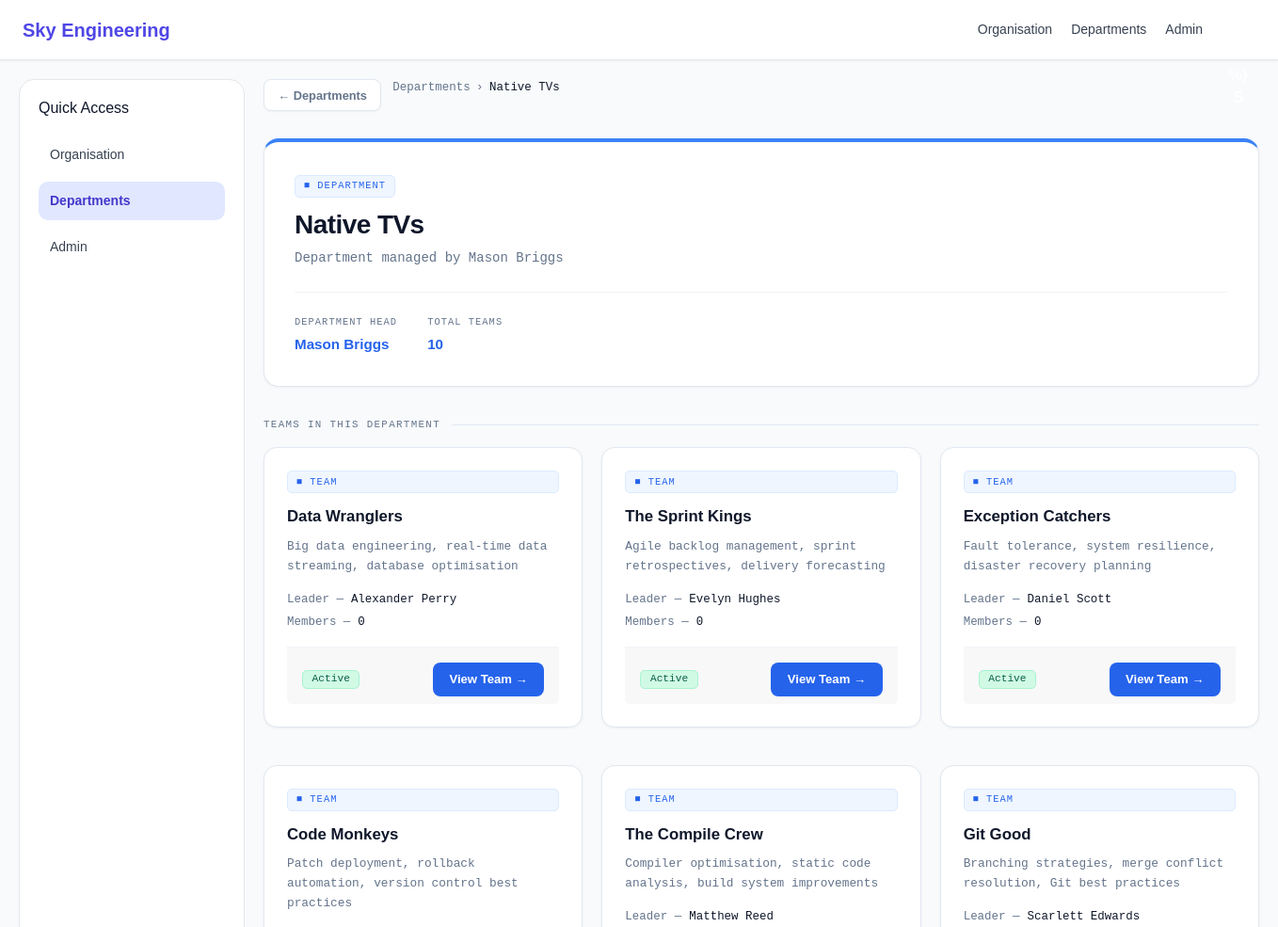
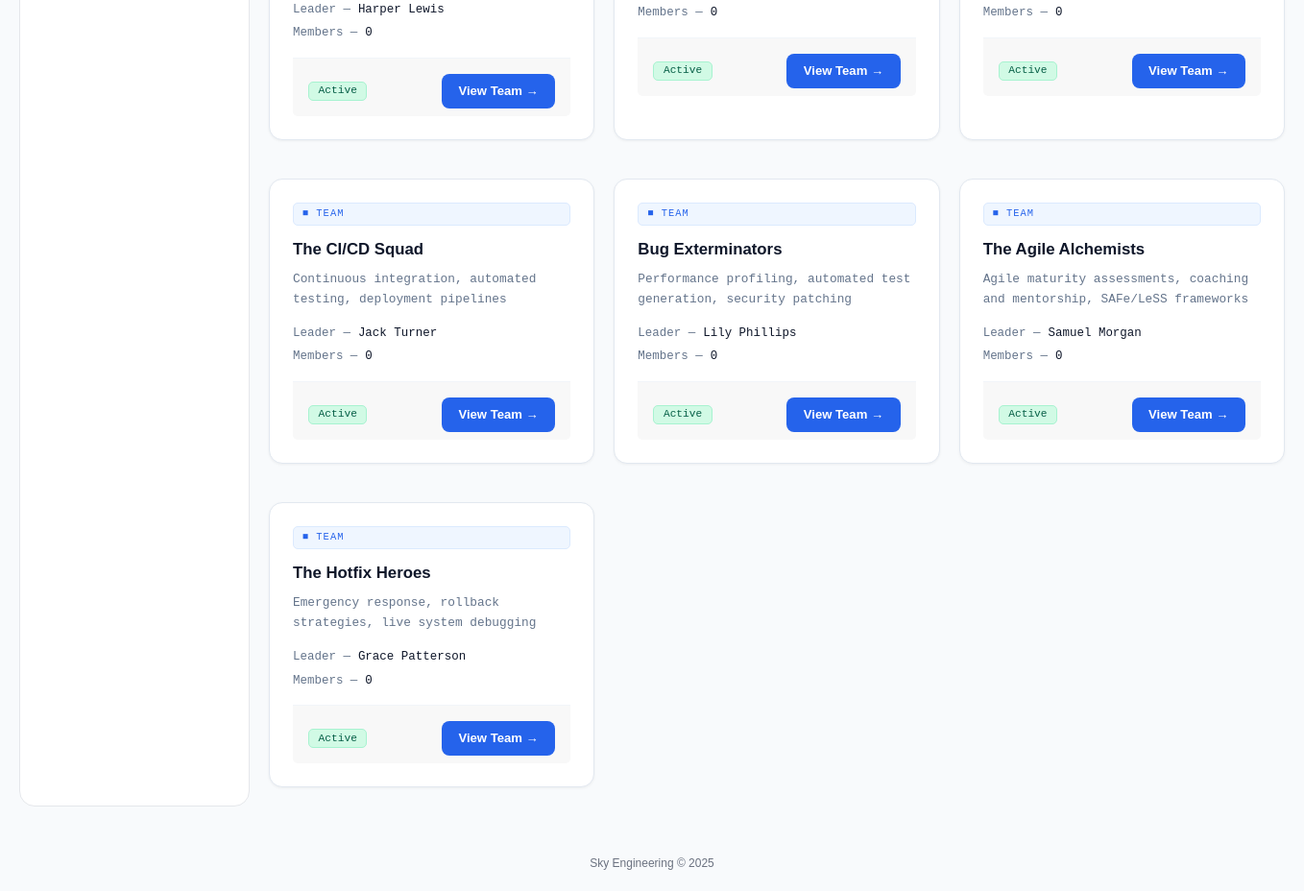
The app's page /departments/2/ (signed in) with its own data (2 pictures, top to bottom).
### sky/models.py (models this page shows, shortened)
class Department(models.Model):
    department_name = models.CharField(max_length=200, unique=True, default='Unknown')
    department_description = models.TextField(blank=True, default='')
    department_head = models.ForeignKey(
        User,
        on_delete=models.SET_NULL,
        null=True,
        blank=True,
        related_name='headed_departments'
    )

class Team(models.Model):
    department = models.ForeignKey(
        Department,
        on_delete=models.CASCADE,
        related_name='teams',
        null=True,
        blank=True
    )
    team_leader = models.ForeignKey(
        User,
        on_delete=models.SET_NULL,
        null=True,
        blank=True,
        related_name='led_teams'
    )
    team_name = models.CharField(max_length=200, default='Unknown')
    mission = models.TextField(blank=True, default='')
    description = models.TextField(blank=True, default='')
    skills = models.ManyToManyField(
        Skill,
        blank=True,
        related_name='teams'
    )
    is_active = models.BooleanField(default=True)
    created_at = models.DateTimeField(auto_now_add=True, null=True)

### sky/views.py (the view)
# urls.py: path('departments/<int:department_id>/', views.department_detail, name='department_detail'),
@login_required
def department_detail(request, department_id):
    department = get_object_or_404(Department, pk=department_id)
    teams = department.teams.prefetch_related(
        'members__user',
        'outgoing_dependencies__target_team',
        'incoming_dependencies__source_team',
        'contact_channels',
        'repositories'
    ).all()
    return render(request, 'sky/department_detail.html', {
        'department': department,
        'teams': teams,
    })

### sky/templates/sky/department_detail.html (shortened to what this page needs)
{% extends "sky/base.html" %}
{% block nav_dept %}active{% endblock %}
{% block content %}
<div class="back-bar">
    <a href="/departments/" class="back-btn">&larr; Departments</a>
    <div class="breadcrumb">
        <a href="/departments/">Departments</a>
        &rsaquo;
        <span>{{ department.department_name }}</span>
    </div>
</div>
<div class="detail-header">
    <div class="card-tag">&#9632; Department</div>
    <h1>{{ department.department_name }}</h1>
    <p>{{ department.department_description }}</p>
    <div class="detail-meta">
        <div class="detail-meta-item">
            <span class="label">Department Head</span>
            <span class="value">{{ department.department_head.get_full_name|default:"Not assigned" }}</span>
        </div>
        <div class="detail-meta-item">
            <span class="label">Total Teams</span>
            <span class="value">{{ teams|length }}</span>
        </div>
    </div>
</div>
<div class="section-title">Teams in this department</div>
<div class="cards-grid">
    {% for team in teams %}
    <div class="card">
        <div class="card-tag">&#9632; Team</div>
        <div class="card-title">{{ team.team_name }}</div>
        <div class="card-desc">{{ team.mission|truncatechars:90 }}</div>
        <div class="card-meta">
            <div class="card-meta-row">
                <span class="card-meta-label">Leader —</span>
                <span class="card-meta-value">{{ team.team_leader.get_full_name|default:"Not assigned" }}</span>
            </div>
            <div class="card-meta-row">
                <span class="card-meta-label">Members —</span>
                <span class="card-meta-value">{{ team.members.count }}</span>
            </div>
        </div>
        <div class="card-footer">
            {% if team.is_active %}
            <span class="badge badge-green">Active</span>
            {% else %}
            <span class="badge badge-red">Inactive</span>
            {% endif %}
            <a href="/teams/{{ team.id }}/" class="btn btn-primary">View Team &rarr;</a>
        </div>
    </div>
    {% empty %}
    <div class="empty" style="grid-column: 1 / -1;">No teams in this department yet.</div>
    {% endfor %}
</div>
{% endblock %}

### records on screen
Department: department_name "Native TVs", department_description "Department managed by Mason Briggs", department_head.get_full_name "Mason Briggs"
Team: team_name "Data Wranglers", mission "Big data engineering, real-time data streaming, database optimisation", team_leader.get_full_name "Alexander Perry", members.count "0", is_active "Active"
Team: team_name "The Sprint Kings", mission "Agile backlog management, sprint retrospectives, delivery forecasting", team_leader.get_full_name "Evelyn Hughes", members.count "0", is_active "Active"
Team: team_name "Exception Catchers", mission "Fault tolerance, system resilience, disaster recovery planning", team_leader.get_full_name "Daniel Scott", members.count "0", is_active "Active"
Team: team_name "Code Monkeys", mission "Patch deployment, rollback automation, version control best practices", team_leader.get_full_name "Harper Lewis", members.count "0", is_active "Active"
Team: team_name "The Compile Crew", mission "Compiler optimisation, static code analysis, build system improvements", team_leader.get_full_name "Matthew Reed", members.count "0", is_active "Active"
Team: team_name "Git Good", mission "Branching strategies, merge conflict resolution, Git best practices", team_leader.get_full_name "Scarlett Edwards", members.count "0", is_active "Active"
Team: team_name "The CI/CD Squad", mission "Continuous integration, automated testing, deployment pipelines", team_leader.get_full_name "Jack Turner", members.count "0", is_active "Active"
Team: team_name "Bug Exterminators", mission "Performance profiling, automated test generation, security patching", team_leader.get_full_name "Lily Phillips", members.count "0", is_active "Active"
Team: team_name "The Agile Alchemists", mission "Agile maturity assessments, coaching and mentorship, SAFe/LeSS frameworks", team_leader.get_full_name "Samuel Morgan", members.count "0", is_active "Active"
Team: team_name "The Hotfix Heroes", mission "Emergency response, rollback strategies, live system debugging", team_leader.get_full_name "Grace Patterson", members.count "0", is_active "Active"

### other values on screen
{{ teams|length }} "10"
